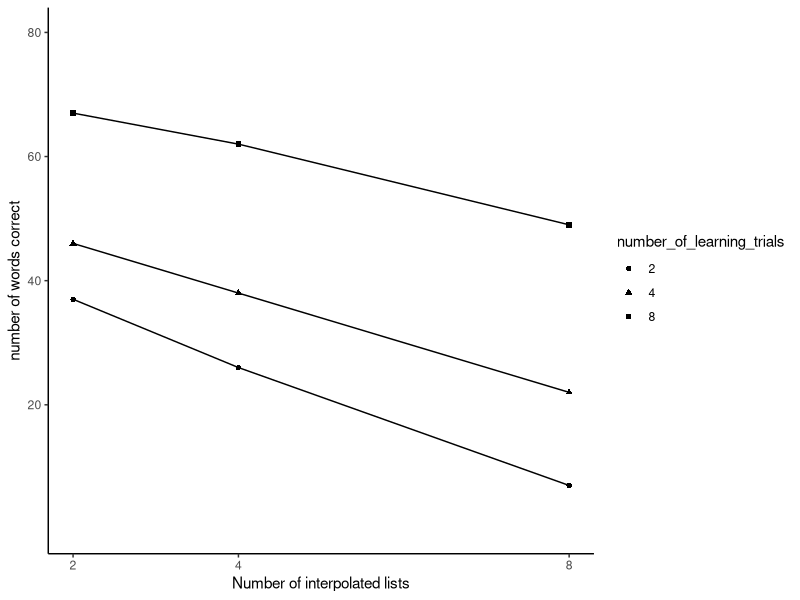
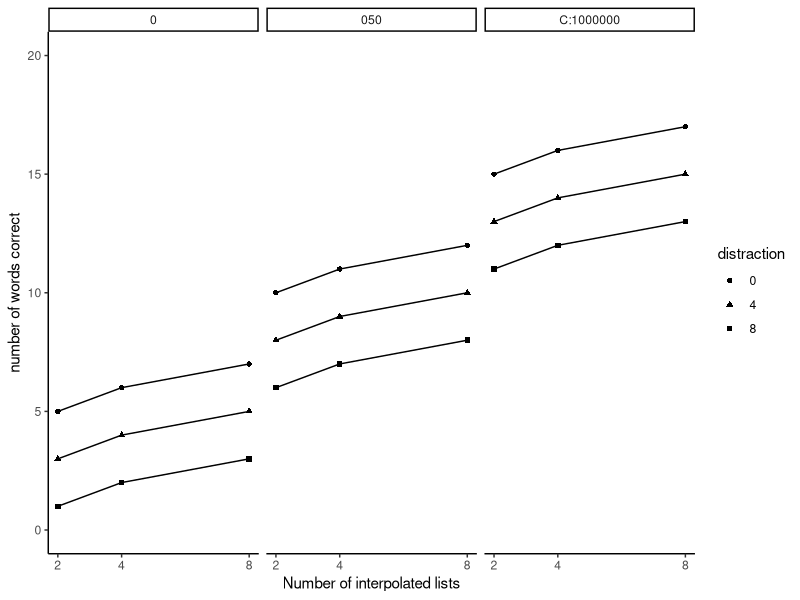

Generate these figures, in order, with R:
## ---- chunk 1
knitr::opts_chunk$set(echo = TRUE)
## ---- chunk 2

library(tidyverse)
slamecka_design <- tibble(number_of_learning_trials = rep(c(2,4,8), each=6),
                          number_of_IL = rep(rep(c(2,4,8), 2), 3),
                          subjects = 1:18,
                          recall = c(35,21,6,
                                   39,31,8,
                                   40,34,18,
                                   52,42,26,
                                   61,58,46,
                                   73,66,52
                                   )
                          )

slamecka_design$number_of_learning_trials <- as.factor(slamecka_design$number_of_learning_trials)

library(ggplot2)
ggplot(slamecka_design,aes(x=number_of_IL,
                           group = number_of_learning_trials,
                           y=recall, 
                           shape=number_of_learning_trials))+
  geom_line(stat = "summary", fun = "mean")+
  geom_point(stat = "summary", fun = "mean",)+
  theme_classic()+
  xlab("Number of interpolated lists")+
  ylab("number of words correct")+
  scale_y_continuous(breaks=c(20,40,60,80), limits=c(0,80))+
  scale_x_continuous(breaks=c(2,4,8))
## ---- chunk 3

new_data <- tibble(reward = rep(c("0" , "050" ,"C:1000000"), each = 9),
                   practice = rep(rep(c(2,4,8), each = 3),3),
                   distraction = as.factor(rep(c(0,4,8),9)),
                   recall = c(5,3,1,
                              6,4,2,
                              7,5,3,
                              10,8,6,
                              11,9,7,
                              12,10,8,
                              15,13,11,
                              16,14,12,
                              17,15,13
                              )
                   )

ggplot(new_data,aes(x=practice,
                           group = distraction,
                           y=recall, 
                           shape=distraction))+
  geom_line()+
  geom_point()+
  theme_classic()+
  xlab("Number of interpolated lists")+
  ylab("number of words correct")+
  scale_y_continuous(breaks=c(0,5,10,15,20), limits=c(0,20))+
  scale_x_continuous(breaks=c(2,4,8))+
  facet_wrap(~reward)
